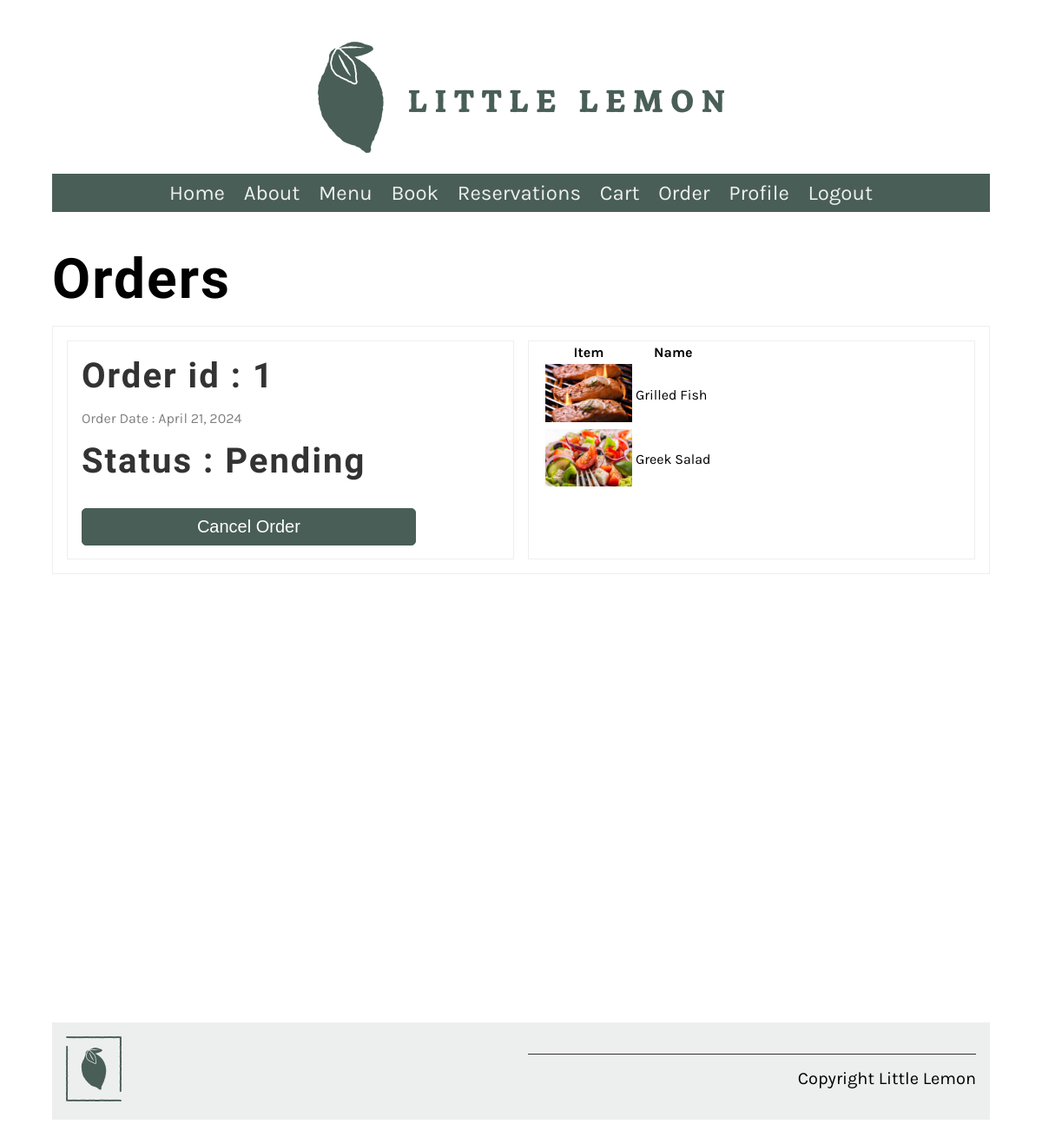
The app's page /restaurant/orders/ (signed in) with its own data.
### restaurant/models.py (models this page shows, shortened)
class Order(models.Model):
    user = models.ForeignKey(User, on_delete=models.CASCADE)
    delivery_crew = models.ForeignKey(User, on_delete=models.SET_NULL, related_name='delivery_crew', null=True)
    status = models.BooleanField(db_index=True, default=0)
    total =  models.DecimalField(max_digits=6, decimal_places=2)
    date = models.DateField(db_index=True)

class OrderItem(models.Model):
    order = models.ForeignKey(Order, on_delete=models.CASCADE, related_name='order')
    menuitem = models.ForeignKey(MenuItem, on_delete=models.CASCADE)
    quantity = models.SmallIntegerField()
    price =  models.DecimalField(max_digits=6, decimal_places=2)
    class Meta:
        unique_together = ('order', 'menuitem')

class MenuItem(models.Model):
    title = models.CharField(max_length=255, db_index=True)
    price = models.DecimalField(max_digits=6, decimal_places=2, db_index=True)
    featured = models.BooleanField(db_index=True)
    category = models.ForeignKey(Category, on_delete=models.PROTECT)
    pic = models.ImageField(upload_to="reservations/",
                            default=None, blank=True, null=True)
    def __str__(self):
        return self.title

### restaurant/views.py (the view)
# urls.py: path('orders/', orders, name='orders'),
def orders(request):
    order = Order.objects.filter(user= request.user)[::-1]
    return render(request,"restaurant/orders.html" ,{"orders":order})

### restaurant/templatetags/tags.py (called while the page is built)
@register.filter(name="checkoutProducts")
def checkoutProducts(request, num):
    products = OrderItem.objects.filter(order=Order.objects.get(id=num))
    return products

### restaurant/templates/restaurant/orders.html (shortened to what this page needs)
{% extends 'restaurant/base.html' %}
{% load static %} {% load tags %}
{% block content %}
<section>
  <h1>Orders</h1>
</section>
<section>
  <article>
    {% if orders|length > 0 %}
    {% for i in orders %}
    <section class="orderitem">
      <article>
        <a href="{% url 'lemon-orders_item' i.id %}">
          <h2>Order id : {{i.id}}</h2>
          <span style="color: gray">Order Date : {{i.date}}</span>
          {% if i.status == False %}
          <h2>Status : Pending</h2>
          {%endif%}
        </a>
        {% if i.status == 'Cancelled' %}
        {%else%}
        {% if True %}
        <div style="padding: 15px 0px">
          <button class="btn dropdown-btn" onclick="toggle(1)">
            Cancel Order
          </button>
        </div>
        {%endif%}
        {%endif%}
      </article>
      {% if False %}
      {%else%}
      <article>
        <div class="cart-items">
          <table>
            <thead>
              <tr>
                <th style="width: 100px">Item</th>
                <th class="cart-name">Name</th>
              </tr>
            </thead>
            <tbody>
              {% for j in request|checkoutProducts:i.id %}
              <tr>
                <td>
                  <div class="cart-img">
                    {% if j.menuitem.pic %}
                    <img src="{{j.menuitem.pic.url}}" alt="menuitem item" loading="lazy"/>
                    {% else %}
                    <img src="/static/images/No_image.png" alt="" loading="lazy"/>
                    {% endif %}
                  </div>
                </td>
                <td>{{j.menuitem}}</td>
              </tr>
              {% endfor %}
            </tbody>
          </table>
        </div>
      </article>
      {%endif%}
    </section>
      {%endfor%}
    {% endif %}
  </article>
</section>
<div class="orders" class="min-height" style="min-height: 500px">
</div>
{% endblock %}

### restaurant/static/css/style.css (style rules this page uses)
body { font-family: 'Karla', sans-serif; margin-top: 3rem; margin-bottom: 3rem; margin-left: 5%; margin-right: 5%; }
h1, h2, h3, h4, h5, h6 { font-family: 'Markazi Text', serif; letter-spacing: 2px;; }
h1 { font-size: 4rem; margin-top: 1.5rem; margin-bottom: 0; }
h2 { font-size: 2.5rem; color: #333333; margin:1rem 0; }
a { color: #EE9972; text-decoration: none; }
section { display: flex; gap: 2rem 1rem; margin-top: 1rem; margin-bottom: 1rem; flex-direction: row; }
article { flex:1; }
article img { max-width: 100%; }
main article { border: 1px solid #EDEFEE; padding-left: 1rem; padding-right: 1rem; }
#button, .btn { padding: .5rem 1rem; border: 1px solid #495E57; background-color:#495E57;; border-radius: 5px; width: 80%; font-size: 1.25rem; display: block; color: #fff; line-height: 25px; cursor: pointer; }

### restaurant/templates/restaurant/base.html (style rules this page uses)
.dropdown-btn { display: block; cursor: pointer; }

### records on screen
Order: id "1", date "April 21, 2024", status "Status : Pending"
OrderItem: menuitem.pic (picture), menuitem "Grilled Fish"
OrderItem: menuitem.pic (picture), menuitem "Greek Salad"
